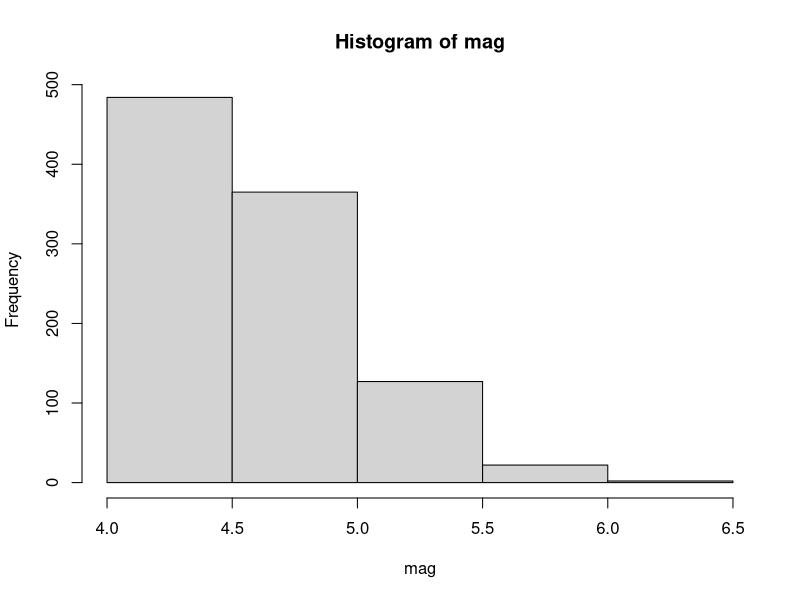
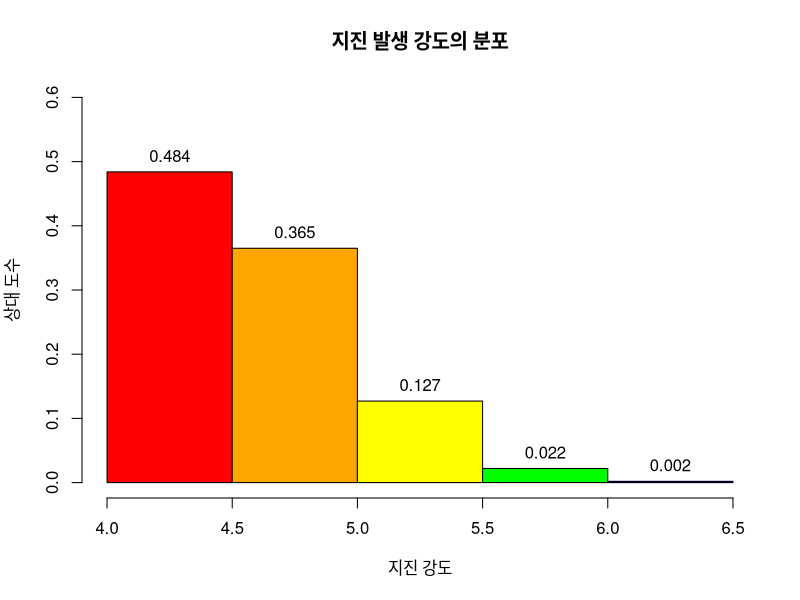

The R source for these figures, in order:
#########################################
# 7.5 상대도수 히스토그램에 라벨달기
#########################################

head(quakes)
mag <- quakes$mag

colors <- c("red", "orange", "yellow", "green", "blue", "navy", "violet")

h <- hist(mag, breaks=seq(4, 6.5, by=0.5))
h                                           # 변수 hp 의 값들을  꼭 확인해 보기 바람.

h$density <- h$counts / sum(h$counts)

plot(h,,freq=FALSE, main="지진 발생 강도의 분포", xlab="지진 강도", ylab="상대 도수",
     col=colors, ylim=c(0, 0.6))

#=== 라벨달기
text(x=h$mids, y=h$density, labels=h$density, pos=3)
#=== 라벨달기 끝
